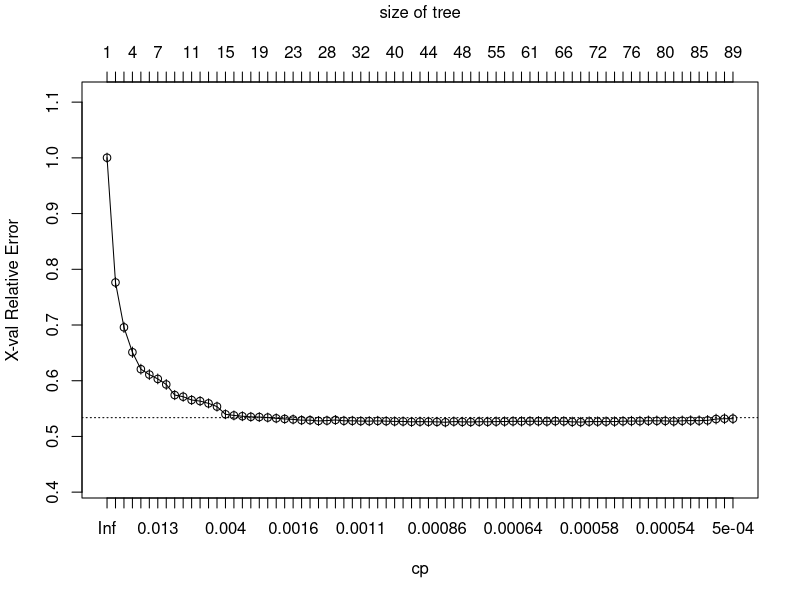
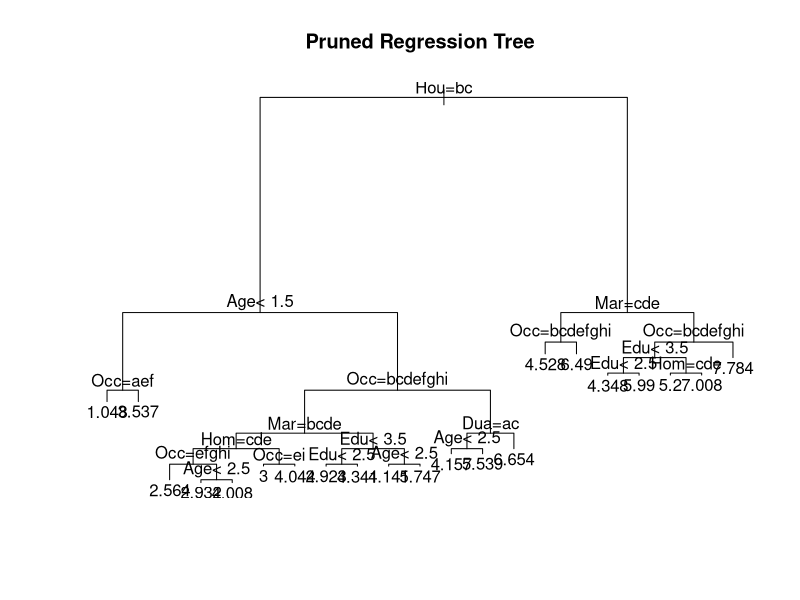
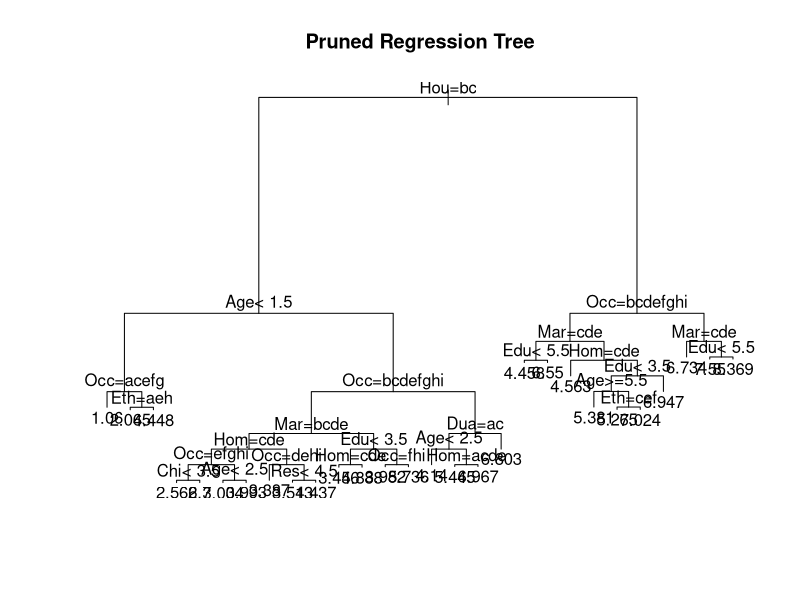

These figures' R source, in order:
#######################################################################
#	Read in files
col.name <- c("Inc", "Sex", "Mar", "Age", "Edu", "Occ", "Res", "Dua", "Per", "Chi", "Hou", "Hom", "Eth", "Lan")
data <- read.table("income.data", sep = ",", col.names = col.name)

data$Sex <- as.factor(data$Sex)
data$Mar <- as.factor(data$Mar)
data$Occ <- as.factor(data$Occ)
data$Dua <- as.factor(data$Dua)
data$Hou <- as.factor(data$Hou)
data$Hom <- as.factor(data$Hom)
data$Eth <- as.factor(data$Eth)
data$Lan <- as.factor(data$Lan)

#######################################################################
#	Train the tree, plot the CV error
library(rpart)
set.seed(20) # This seed is for CV, not tree itself
# This method="anova" means a regression tree
tree.full <- rpart(Inc ~., data = data, method = "anova", control = rpart.control(cp = .0005))
printcp(tree.full)

pdf("cptable.pdf", width=7, height=14)
plotcp(tree.full)
dev.off()

#######################################################################
# find the cp value that minimizes the cv error
ind <- which.min(tree.full$cptable[, "xerror"])[1]
tree.full$cptable[ind, ] # This one contains 45 splits
cp.best.cv <- tree.full$cptable[ind, "CP"]

# if 1-se rule is used
ind <- which.min(tree.full$cptable[, "xerror"])[1]
ind.1se <- which(tree.full$cptable[, "xerror"] <= tree.full$cptable[ind, "xerror"] + tree.full$cptable[ind, "xstd"])[1]
tree.full$cptable[ind.1se, ] # This one contains 20 splits
cp.best.1se <- tree.full$cptable[ind.1se, "CP"]

#######################################################################
#	prune the tree using the 1se rule
tree.pruned <- prune(tree.full, cp = cp.best.1se)
print(tree.pruned)
pdf("pruned.pdf", width=12, height=8)
plot(tree.pruned, main = "Pruned Regression Tree")
text(tree.pruned)
dev.off()

####################################################################
# a bootstrap sample: showing how sensitive the tree structure is
set.seed(10)
data <- data[sample(1 : nrow(data), nrow(data), replace=TRUE), ]

tree.full <- rpart(Inc ~., data = data, method = "anova", control = rpart.control(cp = .0005))
tree.pruned <- prune(tree.full, cp = cp.best.1se)
pdf("bootstraped.pdf", width=12, height=8)
plot(tree.pruned, main = "Pruned Regression Tree")
text(tree.pruned)
dev.off()
